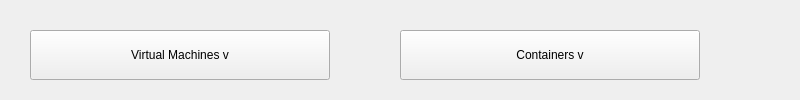
<?xml version="1.0" encoding="utf-8"?>
<ui version="4.0">
    <class>VMPage</class>
    <widget class="QWidget" name="VMPage">
        <property name="geometry">
            <rect>
                <x>100</x>
                <y>100</y>
                <width>800</width>
                <height>100</height>
            </rect>
        </property>
        <widget class="QPushButton" name="vm_button">
            <property name="text">
                <string>Virtual Machines v</string>
            </property>
            <property name="geometry">
                <rect>
                    <x>30</x>
                    <y>30</y>
                    <width>300</width>
                    <height>50</height>
                </rect>
            </property>
        </widget>
        <widget class="QPushButton" name="container_button">
            <property name="text">
                <string>Containers v</string>
            </property>
            <property name="geometry">
                <rect>
                    <x>400</x>
                    <y>30</y>
                    <width>300</width>
                    <height>50</height>
                </rect>
            </property>
        </widget>
    </widget>
</ui>
